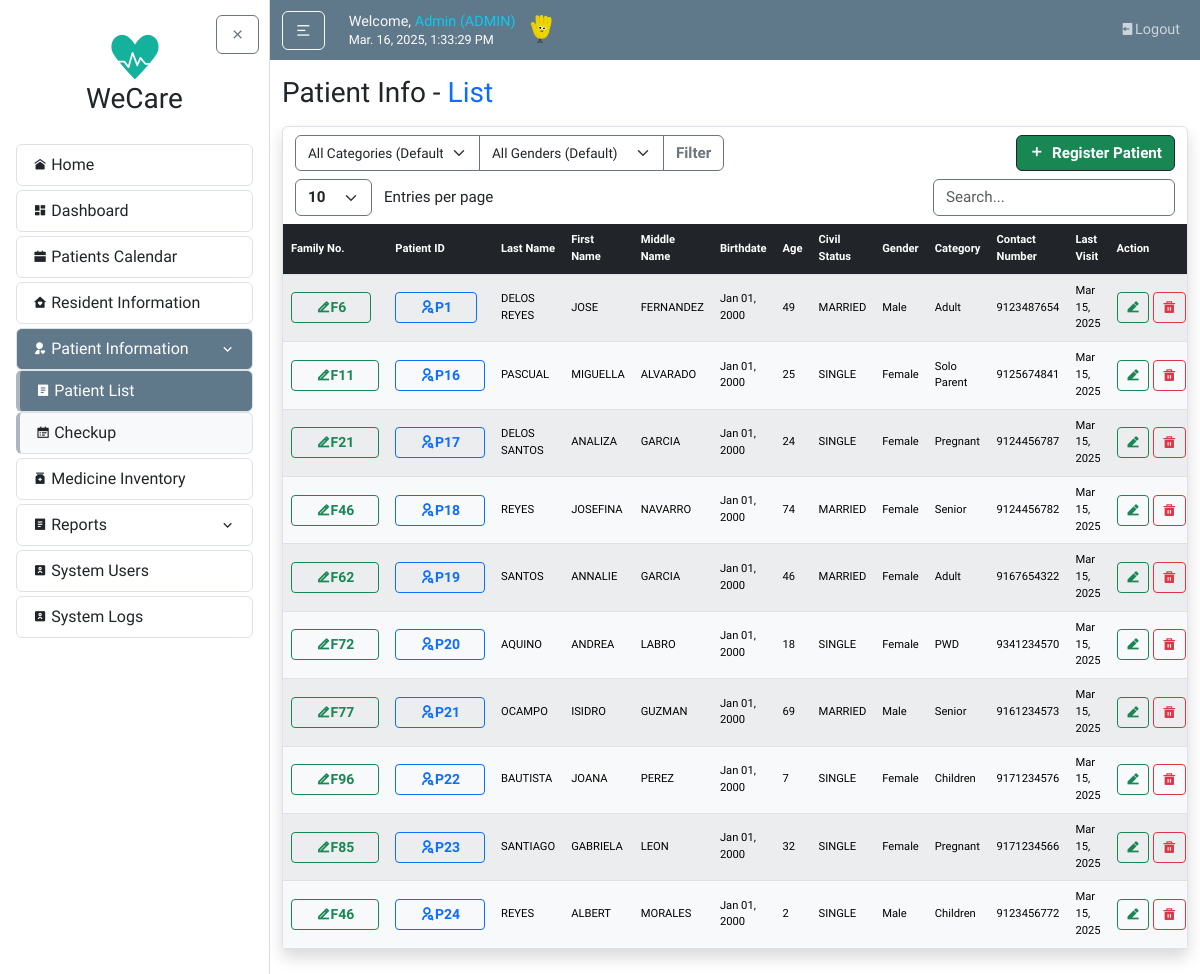
The page /patients/ (signed in) on the database its author committed.
### users/models.py (models this page shows, shortened)
class UserProfile(models.Model):
    USER_TYPE_CHOICES = [
        ('BHW', 'Barangay Health Worker'),
        ('BRGY-STAFF', 'Barangay Staff'),
        ('DOCTOR', 'Doctor'),
        ('ADMIN', 'Admin'),
        ('ROOT', 'Root'),
    ]
    STATUS_CHOICES = [
        ('ACTIVE', 'Active'),
        ('INACTIVE', 'Inactive'),
    ]
    user = models.OneToOneField(User, on_delete=models.CASCADE)
    userrole = models.CharField(max_length=10, choices=USER_TYPE_CHOICES, default='BHW')
    status = models.CharField(max_length=8, choices=STATUS_CHOICES, default='ACTIVE')
    created_by = models.ForeignKey(User, related_name='created_user_profiles', on_delete=models.SET_NULL, null=True, blank=True)

### patientInfo/models.py (models this page shows, shortened)
class Patient(models.Model):
    patientID = models.CharField(max_length=10, unique=True, editable=False, default="P0")
    resident = models.OneToOneField(Resident, on_delete=models.CASCADE)
    @property
    def last_visit_date(self):
        latest_record = self.medical_records.order_by('-last_visited').first()
        return latest_record.last_visited if latest_record else None

class MedicalRecord(models.Model):
    patient = models.ForeignKey(Patient, on_delete=models.CASCADE, related_name="medical_records")
    concern = models.CharField(max_length=255)
    description = models.TextField(null=True, blank=True)
    recommendation = models.TextField(null=True, blank=True)
    last_visited = models.DateField()

### residentInfo/models.py (models this page shows, shortened)
class Resident(models.Model):
    id = models.CharField(max_length=10, primary_key=True, editable=False)
    family = models.ForeignKey(Family, on_delete=models.CASCADE, related_name='residents', null=True)
    last_name = models.CharField(max_length=100, default="--")
    first_name = models.CharField(max_length=100, default="--")
    middle_name = models.CharField(max_length=100, blank=True, null=True, default="--")
    relationship_to_head = models.CharField(max_length=50, default="--")
    birthdate = models.DateField(default=datetime.date(2000, 1, 1))
    age = models.PositiveIntegerField(default=0)
    civil_status = models.CharField(max_length=50, default="--")
    gender = models.CharField(max_length=20, choices=GENDER_CHOICES, default="Male")
    category = models.CharField(max_length=20, choices=CATEGORY_CHOICES, default='N/A')
    present_address = models.CharField(max_length=255, default="--")
    contact_number = models.CharField(max_length=20, default="--")
    date_updated = models.DateTimeField(auto_now=True)

class Family(models.Model):
    family_no = models.CharField(max_length=10, primary_key=True, editable=False)
    date_updated = models.DateTimeField(auto_now=True)

### users/decorators.py (the view)
        def wrapper(request, *args, **kwargs):
            try:
                profile = request.user.userprofile
                if profile.userrole == 'ADMIN' or profile.userrole in allowed_roles:
                    return view_func(request, *args, **kwargs)
                else:
                    messages.warning(
                        request,
                        f"You don't have permission to access the {module_name} module."
                    )
                    return redirect('home')
            except UserProfile.DoesNotExist:
                messages.warning(
                    request,
                    f"Complete your profile to access the {module_name} module."
                )
                return redirect('home')

### patientInfo/views.py (called while the page is built)
@login_required
@role_required(['ADMIN', 'BRGY-STAFF', 'BHW', 'DOCTOR'], 'Patient Information')
def patient_list(request):
    category = request.GET.get('category', '')
    gender = request.GET.get('gender', '')
    street = request.GET.get('street', '')
    patients = Patient.objects.select_related('resident').all()
    if category:
        patients = patients.filter(resident__category=category)
    if gender:
        patients = patients.filter(resident__gender=gender)
    if street:
        patients = patients.filter(resident__present_address__icontains=street)
    patients = patients.order_by('patientID')
    return render(request, 'patientInfo/patient_list.html', {'patients': patients})

### patientInfo/templates/patientInfo/patient_list.html (shortened to what this page needs)
{% extends "home/layout.html" %}
{% load static %}
{% block body %}
<h3 class="mb-3">Patient Info - <span class="text-primary">List</span></h3>
<article class="content-section border rounded p-0 shadow">
    <div class="container">
      <div class="row mt-2">
        <div class="col-auto">
          <form method="get" action="">
            <div class="input-group">
                <select name="category" class="form-select border-secondary" style="cursor: pointer; vertical-align: middle; font-size: calc(0.7rem + 0.2vw);">
                  <option value="" {% if not request.GET.category %}selected{% endif %}>All Categories (Default)</option>
                </select>
                <select name="gender" class="form-select border-secondary" style="cursor: pointer; vertical-align: middle; font-size: calc(0.7rem + 0.2vw);">
                  <option value="" {% if not request.GET.gender %}selected{% endif %}>All Genders (Default)</option>
                </select>
                <button type="submit" class="btn btn-outline-secondary fw-bold" style="font-size: calc(0.8rem + 0.2vw);">Filter</button>
            </div>
          </form>
        </div>
        {% if request.user.userprofile.userrole in "[ADMIN,BHW]" %}
        <div class="col-auto ms-auto">
          <a href="{% url 'patient-select' %}" class="btn btn-success info border-dark fw-bold d-flex align-items-center" style="font-size: calc(0.8rem + 0.2vw);">
            <i class="ri-add-fill" style="font-size: calc(0.6rem + 0.4vw);"></i>
            <span class="ms-2">Register Patient</span>
          </a>
        </div>
        {% endif %}
      </div>
      <div class="row mt-2">
        <div class="col-auto">
          <select id="customEntries" class="form-select d-inline w-auto border-secondary fw-bold" style="font-size: calc(0.8rem + 0.2vw); cursor: pointer; vertical-align: middle;">
            <option value="10">10</option>
          </select>
          <span class="d-inline ms-2" style="font-size: calc(0.8rem + 0.2vw); vertical-align: middle;">Entries per page</span>
        </div>
        <div class="col-auto ms-auto">
          <input type="text" id="searchBar" class="form-control d-inline w-auto border-secondary" placeholder="Search..." style="font-size: calc(0.8rem + 0.2vw); vertical-align: middle;">
        </div>
      </div>
    </div>
    <div class="table-responsive mt-2">
        <table id="dataTable" class="table table-light table-striped text-center m-0 projectTables">
        <thead class="table-dark">
          <tr>
            <th class="text-start">Family No.</th>
            <th class="text-start">Patient ID</th>
            <th class="text-start">Last Name</th>
            <th class="text-start">First Name</th>
            <th class="text-start">Middle Name</th>
            <th class="text-start">Birthdate</th>
            <th class="text-start">Age</th>
            <th class="text-start">Civil Status</th>
            <th class="text-start">Gender</th>
            <th class="text-start">Category</th>
            <th class="text-start">Contact Number</th>
            <th class="text-start">Last Visit</th>
            {% if request.user.userprofile.userrole in "[ADMIN,BHW, DOCTOR]" %}
              <th class="text-start">Action</th>
            {% endif %}
          </tr>
        </thead>
        <tbody>
            {% for patient in patients %}
            <tr>
                <td class="text-start">
                  {% if request.user.userprofile.userrole in '[ADMIN, BRGY-STAFF]' %}
                  <a href="{% url 'family-update' patient.resident.family.family_no %}"
                  class="btn btn-sm btn-outline-success fw-bold px-4">
                    <i class="ri-edit-2-line"></i>{{ patient.resident.family.family_no }}
                  </a>
                  {% else %}
                    <a href="{% url 'family-detail' patient.resident.family.family_no %}" class="btn btn-sm btn-outline-success fw-bold px-4 text-center"><i class="ri-team-fill"></i>{{ patient.resident.family.family_no }}</a>
                  {% endif %}
                </td>
                <td class="text-start">
                  <a href="{% url 'patient-detail' patient.patientID %}" class="btn btn-sm btn-outline-primary fw-bold px-4">
                    <i class="ri-user-search-line"></i>{{ patient.patientID }}
                  </a>
                </td>
                <td class="text-start">{{ patient.resident.last_name }}</td>
                <td class="text-start">{{ patient.resident.first_name }}</td>
                <td class="text-start">{{ patient.resident.middle_name }}</td>
                <td class="text-start">{{ patient.resident.birthdate|date:"M d, Y" }}</td>
                <td class="text-start">{{ patient.resident.age }}</td>
                <td class="text-start">{{ patient.resident.civil_status }}</td>
                <td class="text-start">{{ patient.resident.gender }}</td>
                <td class="text-start">{{ patient.resident.category }}</td>
                <td class="text-start">{{ patient.resident.contact_number }}</td>
                <td class="text-start">
                  {% if patient.last_visit_date %}
                    {{ patient.last_visit_date|date:"M d, Y" }}
                  {% else %}
                    --
                  {% endif %}
                </td>
                {% if request.user.userprofile.userrole in "[ADMIN, BHW, DOCTOR]" %}
                <td>
                    <div class="d-flex">
                        <a href="{% url "patient-update" patient.patientID %}" class="btn btn-sm btn-outline-success fw-bold flex-fill me-1" title="Edit">
                          <i class="ri-edit-2-fill"></i>
                        </a>
                        {% if request.user.userprofile.userrole in "[ADMIN]" %}
                          <button type="button" data-bs-toggle="modal" data-moduleName="Delete patient information" data-bs-target="#myModal" data-deleteData="{{ patient.resident.last_name }}, {{ patient.resident.first_name }}" data-ID="{{ patient.patientID }}" class="btn btn-sm btn-outline-danger"><i class="ri-delete-bin-5-fill"></i></button>
                        {% endif %}
                    </div>
                </td>
                {% endif %}
            </tr>
            {% endfor %}
        </tbody>
        </table>
    </div>
</article>
{% endblock body %}

### home/templates/home/layout.html (shortened to what this page needs)
{% load static %}
<!DOCTYPE html>
<html lang="en">
<head>
  <link rel="stylesheet" type="text/css" href="{% static 'home/main.css' %}">
  <link href="https://cdn.jsdelivr.net/npm/bootstrap@5.3.3/dist/css/bootstrap.min.css" rel="stylesheet">
  <link rel="stylesheet" href="https://cdnjs.cloudflare.com/ajax/libs/remixicon/4.6.0/remixicon.css">
  <link rel="stylesheet" href="//cdn.datatables.net/2.2.2/css/dataTables.dataTables.min.css">
  <link rel="stylesheet" href="https://cdn.jsdelivr.net/npm/flatpickr/dist/flatpickr.min.css">
</head>
<body>
  {% include "home/sidebar.html" %}
    <div id="content-wrapper" class="flex-grow-1">
      <header class="site-header">
        <nav class="navbar navbar-expand-md navbar-dark bg-steel">
          <div class="container">
            <div class="navbar-nav align-items-xl-center">
              <button id="sidebarToggle" class="btn btn-outline-light me-3 my-auto">
                <i class="ri-menu-2-line"></i>
              </button>
            </div>
            <div class="ms-2 me-auto">
              <h5 class="d-flex align-items-end gap-1 mb-1">
                  <span class="text-light nav-font">
                      {% if user.is_authenticated %}Welcome, <span class="text-info">{{ request.user }} ({{ request.user.userprofile.userrole }})</span> <br>{% endif %}
                      <small id="clock" class="my-auto text-white text-light"></small>
                  </span>
                  <span><img src="{% static 'home/images/hand.gif' %}" alt="" style="height: 2em; width: auto; vertical-align: middle;"></span>
              </h5>
            </div>
            <div class="navbar-nav ms-auto nav-font">
              {% if user.is_authenticated %}
                <a class="nav-item nav-link" href="{% url "logout" %}"><i class="ri-logout-box-fill "></i>Logout</a>
              {% endif %}
            </div>
          </div>
        </nav>
      </header>
      <main id="main-content" role="main" class="container mt-3">
          <div class="row">
            <div class="col">
              {% block body %}{% endblock %}
            </div>
          </div>
      </main>
    </div>
  </div>
</body>
</html>

### home/static/home/main.css (style rules this page uses)
body { background: #fafafa; color: #333333; font-family: 'Varela Round', sans-serif!important; }
h1, h2, h3, h4, h5, h6 { color: #444444; font-size: calc(1rem + 0.8vw); margin-bottom: 1rem; }
.bg-steel { background-color: #5f788a; }
.site-header { position: sticky; top: 0; z-index: 1000; }
.navbar-nav { flex-wrap: wrap; gap: 0.5rem; }
.navbar-nav .nav-link { color: #cbd5db; transition: color 0.2s ease; }
.nav-font { font-size: clamp(0.7rem, 1.2vw, 1rem); }
.content-section { background: #ffffff; padding: 1.25rem; border: 1px solid #dddddd; border-radius: 0.5rem; margin-bottom: 1.5rem; }
#content-wrapper { flex: 1; overflow-y: auto; height: 100vh; }
.projectTables { font-size: calc(0.55rem + 0.2vw); margin-bottom: 0; }
.projectTables th, .projectTables td { padding: calc(5px + 0.2vw) calc(8px + 0.2vw); vertical-align: middle; border-color: #dee2e6; text-align: center; }
.projectTables thead th { font-weight: 600; }
button, input[type="submit"] { margin-top: 10px; }
.container { max-width: 1490px!important; }
html { scroll-behavior: smooth; }

### rows shown on the page
Patient: resident.family.family_no "F6", patientID "P1", resident.last_name "DELOS REYES", resident.first_name "JOSE", resident.middle_name "FERNANDEZ", resident.birthdate "Jan 01, 2000", resident.age "49", resident.civil_status "MARRIED", resident.gender "Male", resident.category "Adult", resident.contact_number "9123487654", last_visit_date "Mar 15, 2025"
Patient: resident.family.family_no "F11", patientID "P16", resident.last_name "PASCUAL", resident.first_name "MIGUELLA", resident.middle_name "ALVARADO", resident.birthdate "Jan 01, 2000", resident.age "25", resident.civil_status "SINGLE", resident.gender "Female", resident.category "Solo Parent", resident.contact_number "9125674841", last_visit_date "Mar 15, 2025"
Patient: resident.family.family_no "F21", patientID "P17", resident.last_name "DELOS SANTOS", resident.first_name "ANALIZA", resident.middle_name "GARCIA", resident.birthdate "Jan 01, 2000", resident.age "24", resident.civil_status "SINGLE", resident.gender "Female", resident.category "Pregnant", resident.contact_number "9124456787", last_visit_date "Mar 15, 2025"
Patient: resident.family.family_no "F46", patientID "P18", resident.last_name "REYES", resident.first_name "JOSEFINA", resident.middle_name "NAVARRO", resident.birthdate "Jan 01, 2000", resident.age "74", resident.civil_status "MARRIED", resident.gender "Female", resident.category "Senior", resident.contact_number "9124456782", last_visit_date "Mar 15, 2025"
Patient: resident.family.family_no "F62", patientID "P19", resident.last_name "SANTOS", resident.first_name "ANNALIE", resident.middle_name "GARCIA", resident.birthdate "Jan 01, 2000", resident.age "46", resident.civil_status "MARRIED", resident.gender "Female", resident.category "Adult", resident.contact_number "9167654322", last_visit_date "Mar 15, 2025"
Patient: resident.family.family_no "F72", patientID "P20", resident.last_name "AQUINO", resident.first_name "ANDREA", resident.middle_name "LABRO", resident.birthdate "Jan 01, 2000", resident.age "18", resident.civil_status "SINGLE", resident.gender "Female", resident.category "PWD", resident.contact_number "9341234570", last_visit_date "Mar 15, 2025"
Patient: resident.family.family_no "F77", patientID "P21", resident.last_name "OCAMPO", resident.first_name "ISIDRO", resident.middle_name "GUZMAN", resident.birthdate "Jan 01, 2000", resident.age "69", resident.civil_status "MARRIED", resident.gender "Male", resident.category "Senior", resident.contact_number "9161234573", last_visit_date "Mar 15, 2025"
Patient: resident.family.family_no "F96", patientID "P22", resident.last_name "BAUTISTA", resident.first_name "JOANA", resident.middle_name "PEREZ", resident.birthdate "Jan 01, 2000", resident.age "7", resident.civil_status "SINGLE", resident.gender "Female", resident.category "Children", resident.contact_number "9171234576", last_visit_date "Mar 15, 2025"
Patient: resident.family.family_no "F85", patientID "P23", resident.last_name "SANTIAGO", resident.first_name "GABRIELA", resident.middle_name "LEON", resident.birthdate "Jan 01, 2000", resident.age "32", resident.civil_status "SINGLE", resident.gender "Female", resident.category "Pregnant", resident.contact_number "9171234566", last_visit_date "Mar 15, 2025"
Patient: resident.family.family_no "F46", patientID "P24", resident.last_name "REYES", resident.first_name "ALBERT", resident.middle_name "MORALES", resident.birthdate "Jan 01, 2000", resident.age "2", resident.civil_status "SINGLE", resident.gender "Male", resident.category "Children", resident.contact_number "9123456772", last_visit_date "Mar 15, 2025"

### other values the page prints
{{ request.user }} "Admin"
{{ request.user.userprofile.userrole }} "ADMIN"
